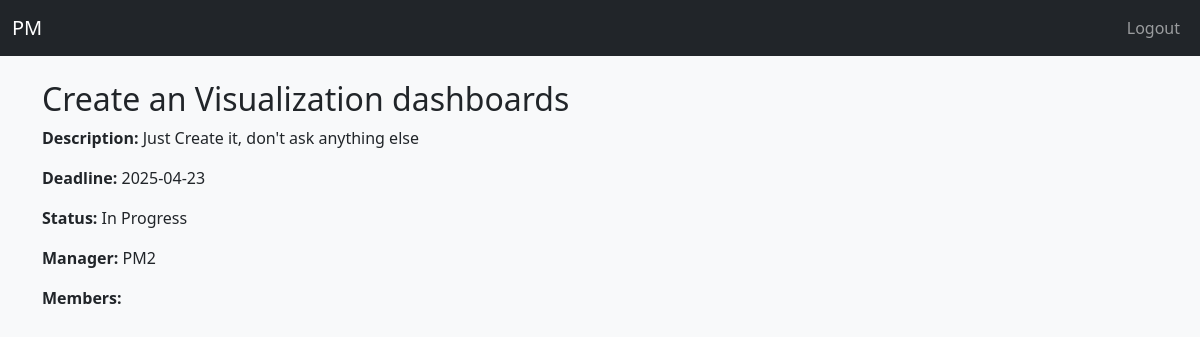
Page /projects/2 (signed in) on the committed database.
### app/models.py (models this page shows, shortened)
class Project(db.Model):
    __tablename__ = 'projects'
    id = db.Column(db.Integer, primary_key=True)
    name = db.Column(db.String(150), nullable=False)
    description = db.Column(db.Text)
    deadline = db.Column(db.Date)
    status = db.Column(db.String(50), default='Not Started')  # Not Started, In Progress, Completed
    manager_id = db.Column(db.Integer, db.ForeignKey('users.id'))
    manager = db.relationship('User', backref='managed_projects')
    members = db.relationship('User', secondary='project_members', backref='projects')

class User(UserMixin, db.Model):
    __tablename__ = 'users'
    id = db.Column(db.Integer, primary_key=True)
    name = db.Column(db.String(150), nullable=False)
    phone = db.Column(db.String(20))
    email = db.Column(db.String(120), unique=True, nullable=False)
    password_hash = db.Column(db.String(256), nullable=False)
    role = db.Column(db.String(20), default='team_member')  # 'admin', 'project_manager', 'team_member'

### app/project/routes.py (the view)
@project.route('/<int:project_id>')
@login_required
def project_detail(project_id):
    project = Project.query.get_or_404(project_id)
    return render_template('project/project_detail.html', project=project)

### app/templates/project/project_detail.html (shortened to what this page needs)
{% extends 'layout.html' %}
{% block content %}
  <h2>{{ project.name }}</h2>
  <p><strong>Description:</strong> {{ project.description }}</p>
  <p><strong>Deadline:</strong> {{ project.deadline }}</p>
  <p><strong>Status:</strong> {{ project.status }}</p>
  <p><strong>Manager:</strong> {{ project.manager.name }}</p>
  <p><strong>Members:</strong>
  </p>
{% endblock %}

### rows in the picture
Project: name "Create an Visualization dashboards", description "Just Create it, don't ask anything else", deadline "2025-04-23", status "In Progress"
User: manager.name "PM2"
